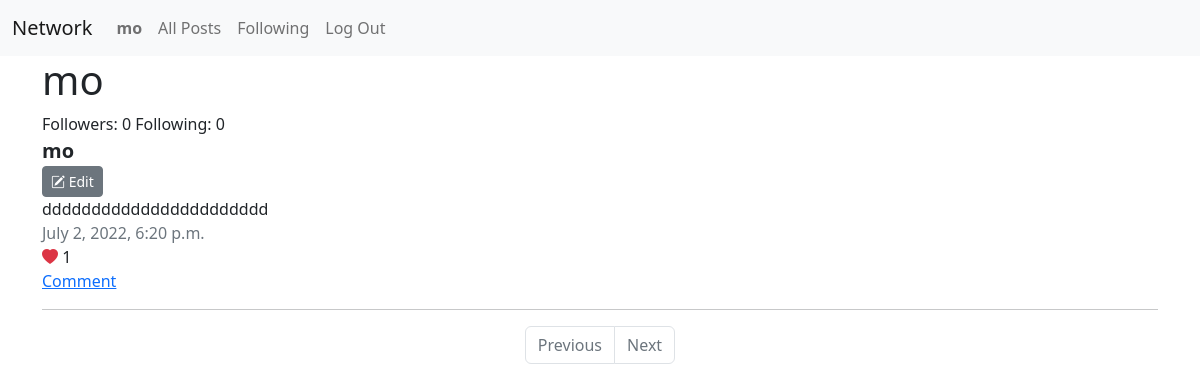
The page /profile/1 (signed in) on the database as committed earlier.
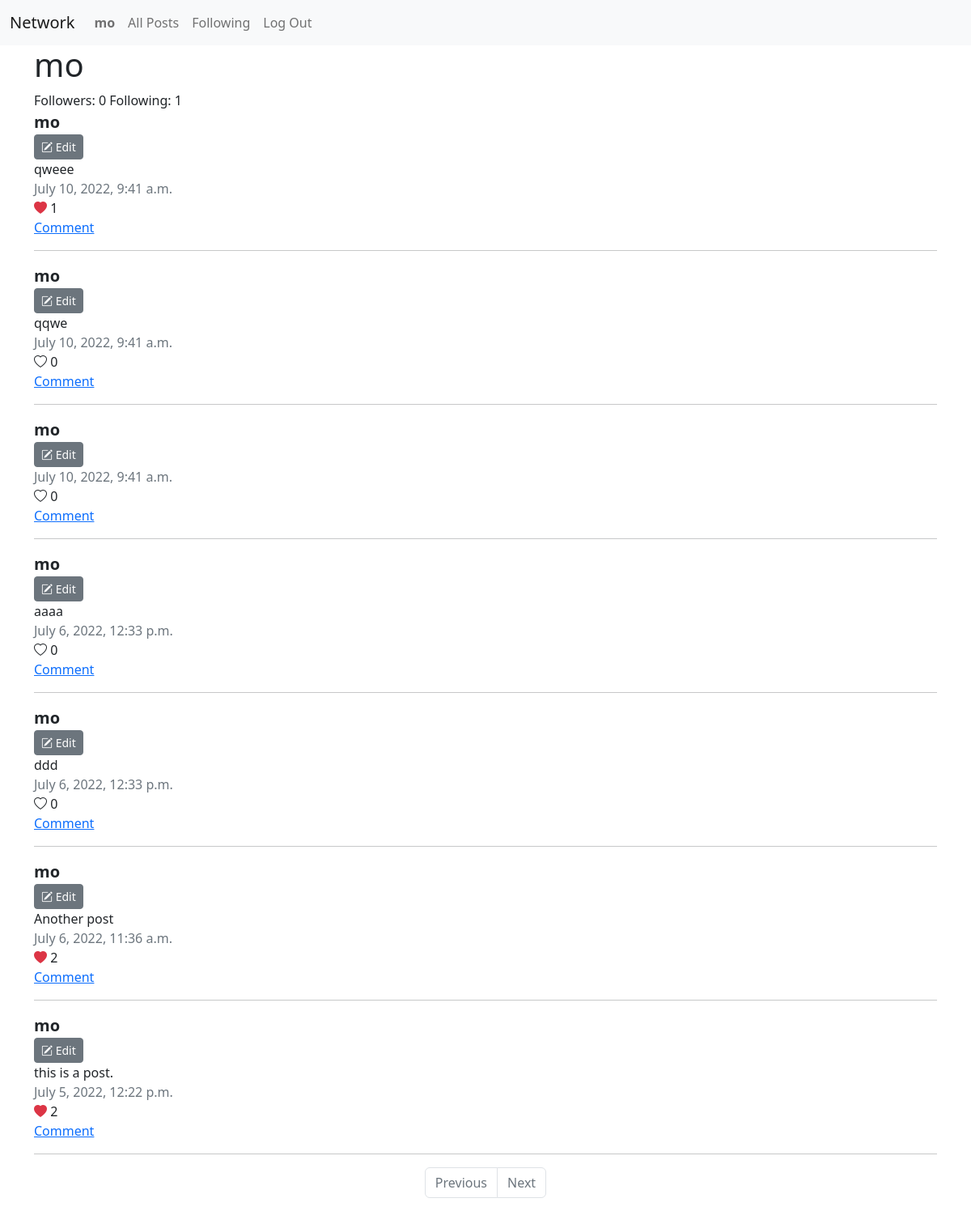
The same page on the database as committed later.
### network/models.py (models this page shows)
class User(AbstractUser):
    pass

class Post(models.Model):
    entity = models.OneToOneField(Entity, on_delete=models.CASCADE, related_name="post")

class Entity(models.Model):
    user = models.ForeignKey(User, on_delete=models.CASCADE, related_name="posts")
    text = models.TextField()
    date = models.DateTimeField(default=datetime.now())

### network/views.py (the view)
# urls.py: path("profile/<int:user_id>", views.profile, name="profile"),
def profile(request, user_id):
    user_posts = Post.objects.filter(
        entity__user_id=user_id
    )
    posts = user_posts.annotate(
        is_liked=Exists(
            Like.objects.filter(user=request.user, entity_id=OuterRef('entity_id'))
        )
    ).select_related('entity').order_by('-entity__date', '-entity__id')
    paginator = Paginator(posts, 10)
    page_number = request.GET.get('page')
    page_obj = paginator.get_page(page_number)
    is_followed = Follow.objects.filter(follower=request.user, following_id=user_id).exists()
    followers = Follow.objects.filter(following_id=user_id).count()
    following = Follow.objects.filter(follower_id=user_id).count()
    return render(request, "network/profile.html", {
        "profile" : User.objects.get(id=user_id),
        "page_obj": page_obj,
        "is_followed": is_followed,
        "followers" : followers,
        "following" : following
    })

### network/templates/network/profile.html (shortened to what this page needs)
{% extends "network/layout.html" %}
{% block body %}
<h1>{{profile.username}}</h1>
Followers: {{ followers }}
Following: {{ following }}
{% include "network/posts.html" %}
{% endblock %}

### network/templates/network/layout.html (shortened to what this page needs)
{% load static %}
<!DOCTYPE html>
<html lang="en">
  <head>
    <link
      href="https://cdn.jsdelivr.net/npm/bootstrap@5.2.0-beta1/dist/css/bootstrap.min.css"
      rel="stylesheet"
    />
    <link
      rel="stylesheet"
      href="https://cdn.jsdelivr.net/npm/bootstrap-icons@1.8.3/font/bootstrap-icons.css"
    />
    <link href="{% static 'network/styles.css' %}" rel="stylesheet" />
  </head>
  <body>
    <nav class="navbar navbar-expand-lg navbar-light bg-light">
      <div class="container-fluid">
        <a class="navbar-brand" href="#">Network</a>
        <div class="me-auto collapse navbar-collapse" id="navbarSupportedContent">
          <ul class="navbar-nav">
            {% if user.is_authenticated %}
            <li class="nav-item">
              <a class="nav-link" href="#"
                ><strong>{{ user.username }}</strong></a
              >
            </li>
            {% endif %}
            <li class="nav-item">
              <a class="nav-link" href="{% url 'index' %}">All Posts</a>
            </li>
            {% if user.is_authenticated %}
            <li class="nav-item">
              <a class="nav-link" href="#">Following</a>
            </li>
            <li class="nav-item">
              <a class="nav-link" href="{% url 'logout' %}">Log Out</a>
            </li>
            {% endif %}
          </ul>
        </div>
      </div>
    </nav>
    <div class="body container">{% block body %} {% endblock %}</div>
  </body>
</html>

### network/templates/network/posts.html
{% for post in page_obj %}
<div data-id="{{post.entity.id}}">
  <a
    href="{% url 'profile' post.entity.user.id %}"
    class="text-decoration-none link-dark fw-bold fs-5">
    {{post.entity.user}}
  </a>
  <br />
  {% if post.entity.user.id == user.id %}
  <button type="button" class="btn btn-secondary btn-sm edit-btn">
    <i class="bi bi-pencil-square"></i> Edit
  </button>
  {% endif %}
  <div>{{post.entity.text}}</div>
  <div class="text-muted">{{post.entity.date}}</div>
  {% if not post.is_liked %}
  <div class="like-btn d-inline" data-like="like">
    <i class="bi bi-heart"></i>
    <div class="d-inline">{{post.entity.likes.count}}</div>
  </div>
  {%else%}
  <div class="like-btn d-inline" data-like="unlike">
    <i class="bi bi-heart-fill text-danger"></i>
    <div class="d-inline">{{post.entity.likes.count}}</div>
  </div>
  {%endif%}
  <br />
  <a href="#">Comment</a>
  <hr />
</div>
{% endfor %}
<nav aria-label="Page navigation">
  <ul class="pagination justify-content-center">
    <li class="page-item">
      {%if page_obj.has_previous%}
      <a class="page-link" href="?page={{ page_obj.previous_page_number }}"
        >Previous</a
      >
      {%else%}
      <a class="page-link disabled" href="#">Previous</a>
      {%endif%}
    </li>
    <li class="page-item">
      {%if page_obj.has_next %}
      <a class="page-link" href="?page={{ page_obj.next_page_number }}">Next</a>
      {%else%}
      <a class="page-link disabled" href="#">Next</a>
      {%endif%}
    </li>
  </ul>
</nav>

### network/static/network/styles.css (style rules this page uses)
* { margin: 0; padding: 0; box-sizing: border-box; }
.like-btn, .unlike-btn { user-select: none; }

Rows that differ between the two databases and show on the page:
removed Post: entity.user "mo", shows "Edit", entity.text "ddddddddddddddddddddddd", entity "July 2, 2022, 6:20 p.m.", entity.likes.count "1"
added Post: entity.user "mo", shows "Edit", entity.text "qweee", entity "July 10, 2022, 9:41 a.m.", entity.likes.count "1"
added Post: entity.user "mo", shows "Edit", entity.text "qqwe", entity "July 10, 2022, 9:41 a.m.", entity.likes.count "0"
added Post: entity.user "mo", shows "Edit", entity "July 10, 2022, 9:41 a.m.", entity.likes.count "0"
added Post: entity.user "mo", shows "Edit", entity.text "aaaa", entity "July 6, 2022, 12:33 p.m.", entity.likes.count "0"
added Post: entity.user "mo", shows "Edit", entity.text "ddd", entity "July 6, 2022, 12:33 p.m.", entity.likes.count "0"
added Post: entity.user "mo", shows "Edit", entity.text "Another post", entity "July 6, 2022, 11:36 a.m.", entity.likes.count "2"
added Post: entity.user "mo", shows "Edit", entity.text "this is a post.", entity "July 5, 2022, 12:22 p.m.", entity.likes.count "2"
Other text that changed with them:
{{ following }}: "0" → "1"
